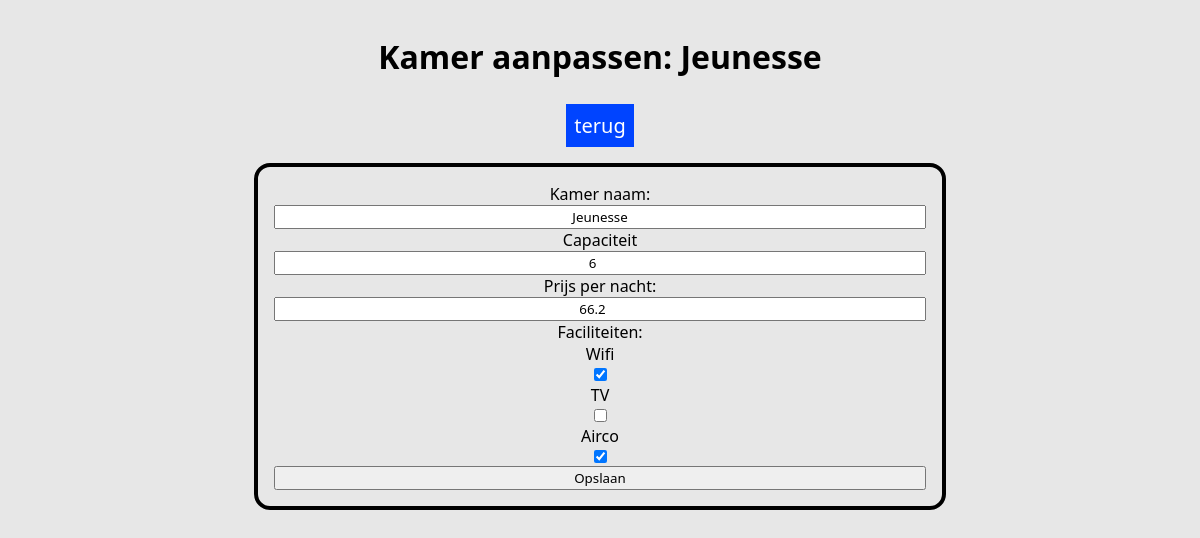
Screenshot of /admin/utility/kamerfuncties.php?id=3 (signed in) with the database file from the repository.
### tables this page shows
CREATE TABLE `tblkamer` (
  `PKKamer` int(11) NOT NULL,
  `KamerNaam` varchar(50) NOT NULL,
  `Capaciteit` int(11) NOT NULL,
  `Prijs` float NOT NULL,
  `Wifi` tinyint(1) NOT NULL,
  `Televisie` tinyint(1) NOT NULL,
  `Airco` tinyint(1) NOT NULL
);

### admin/utility/kamerfuncties.php (the view, shortened to what this page needs)
<?php
include '../../config/conn.php';
$kamerid = $_GET['id'];
$sql = "SELECT * FROM tblkamer WHERE PKKamer = $kamerid";
$result = $conn->query($sql);
$row = $result->fetch_assoc();
?>
<!DOCTYPE html>
<html lang="nl">
<head>
    <link rel="stylesheet" href="../style/styles.css">
</head>
<body>
    <section class="dashcontainer">
        <?php
        if ($result->num_rows > 0) {
            echo "<h1>Kamer aanpassen: " . $row['KamerNaam'] . "</h1>";
        }
        else {
            echo "<script>alert('Kamer niet gevonden.');</script>";
            echo "<script>window.location = '../kamer.php';</script>";
        }
        ?>
        <a class="terugknop" href="../kamer.php">terug</a>
        <form action="kamerfuncties.php" method="post" class="kamertoevoegen">
            <label for="kamer">Kamer naam:</label>
            <input type="text" name="kamer" id="kamer" value="<?php echo $row['KamerNaam']; ?>" required>
            <label for="capaciteit">Capaciteit</label>
            <input type="number" name="capaciteit" id="capaciteit" value="<?php echo $row['Capaciteit']; ?>" required>
            <label for="prijs">Prijs per nacht:</label>
            <input type="number" name="prijs" id="prijs" step="0.01" value="<?php echo $row['Prijs']; ?>" required>
            <label>Faciliteiten:</label>
            <label for="wifi">Wifi</label>
            <input type="checkbox" name="wifi" id="wifi" <?php if ($row['Wifi'] == 1) { echo "checked"; } ?>>
            <label for="tv">TV</label>
            <input type="checkbox" name="tv" id="tv" <?php if ($row['Televisie'] == 1) { echo "checked"; } ?>>
            <label for="airco">Airco</label>
            <input type="checkbox" name="airco" id="airco" <?php if ($row['Airco'] == 1) { echo "checked"; } ?>>
        <button type="submit">Opslaan</button>
    </section>
</body>
</html>

### admin/style/styles.css (style rules this page uses)
* { text-align: center; font-family: 'Segoe UI', Tahoma, Geneva, Verdana, sans-serif; }
body { background-color: #E7E7E7; }
h1 { font-size: 2rem; }
.dashcontainer { display: flex; justify-content: center; align-items: center; flex-direction: column; }
.terugknop { padding: 0.5rem; font-size: 1.25rem; text-decoration: none; color: #fff; background-color: #0044ff; margin-bottom: 1rem; }
.kamertoevoegen { display: flex; flex-direction: column; width: 55%; max-width: 1100px; margin: 0 auto; border: 0.25rem solid #000; border-radius: 1rem; padding: 1rem; }

### rows the page displays
tblkamer: KamerNaam "Jeunesse", kamer "Jeunesse", capaciteit "6", prijs "66.2", Wifi "☑", Airco "☑"
